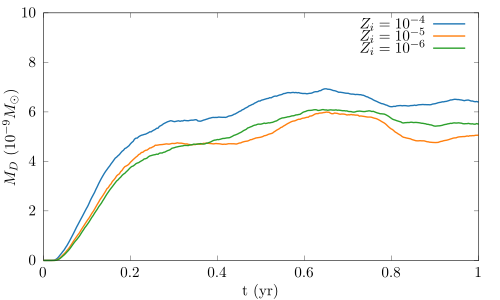

gnuplot code for this plot:
load "../turbo.pal"
set terminal cairolatex standalone size 5in,3in
set output "mvaryzi.tex"

sectoyr=3.1688765e-08
gtomsol=5.0291442e-34
set datafile separator ','

set ytics 2
set yrange [0.0:10]
set xrange [0:1]

set ylabel '$M_D$ ($10^{-9} M_{\odot}$)'
set xlabel 't (yr)'

plot "wr98a_Z1E-4_A1E-2.hst" u ($1*sectoyr):($27*gtomsol*1e9) t "$Z_i=10^{-4}$" w l ls 1,\
     "wr98a_Z1E-5_A1E-2.hst" u ($1*sectoyr):($27*gtomsol*1e9) t "$Z_i=10^{-5}$" w l ls 2,\
     "wr98a_Z1E-6_A1E-2.hst" u ($1*sectoyr):($27*gtomsol*1e9) t "$Z_i=10^{-6}$" w l ls 3
